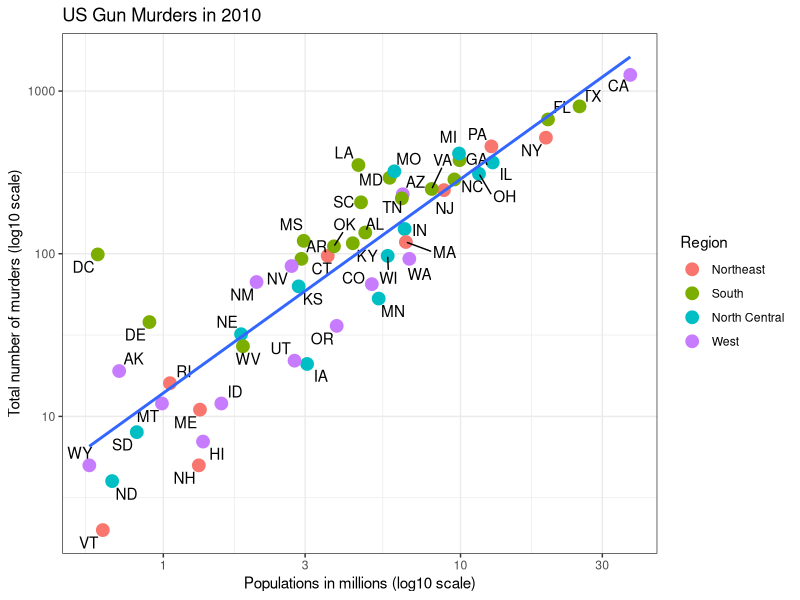

Write R code to recreate this figure.
## ---- chunk 1
# loading packages 
library(tidyverse)
library(knitr)
library(ggthemes)
library(ggrepel)
library(dslabs)
## ---- chunk 2
# Load Data
kable(head(murders))

ggplot1 = murders %>% ggplot(mapping = aes(x=population/10^6, y=total)) 

  ggplot1 + geom_point(aes(col=region), size = 4) +
  geom_text_repel(aes(label=abb)) +
  scale_x_log10() +
  scale_y_log10() +
  geom_smooth(formula = "y~x", method=lm,se = F)+
  xlab("Populations in millions (log10 scale)") + 
  ylab("Total number of murders (log10 scale)") +
  ggtitle("US Gun Murders in 2010") +
  scale_color_discrete(name = "Region")+
      theme_bw()
  

## ---- chunk 3
